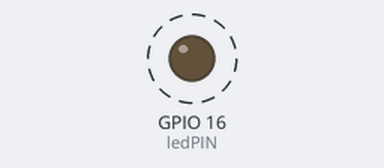
Bench run of a sketch on a simulated ESP8266 (NodeMCU). On the bench: output pins drawn as LEDs (lit = HIGH). Dashed ring = blinking. WiFi joins after 1.5 s; servers stay silent unless stated; what the sketch prints to the serial monitor is not drawn.

Above: at 1.8 s.
Timing chart, 0 to 4.6 s (numbered marks = the images above):
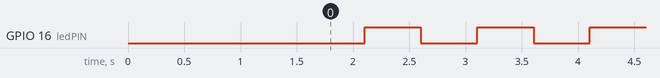

The sketch:

sketch_feb27b.ino
```cpp
#include <ESP8266WiFi.h>

const char* ssid = "N1";
const char* password = "DON'TDOIT";

  char ledPIN = 16;


void setup() {


  pinMode(ledPIN, OUTPUT);

  WiFi.begin(ssid, password);
  Serial.begin(9600);

  Serial.print("Conneting To wifi ");
  Serial.print(ssid);

  while(WiFi.status() != WL_CONNECTED){
    delay(200);
    Serial.print(".");
  }

  Serial.println("Connected");

  Serial.println(WiFi.localIP());


  // put your setup code here, to run once:

}

void loop() {

  if(WiFi.status()== WL_CONNECTED){
    delay(500);
    digitalWrite(ledPIN, HIGH);
    delay(500);

    digitalWrite(ledPIN, LOW);

  }

  else{
    delay(100);
    digitalWrite(ledPIN, HIGH);
    delay(100);

    digitalWrite(ledPIN, LOW);
  }
  // put your main code here, to run repeatedly:


}
```

Measured:
- by itself, GPIO 16 (ledPIN): alternates HIGH for 0.50 s and LOW for 0.50 s
